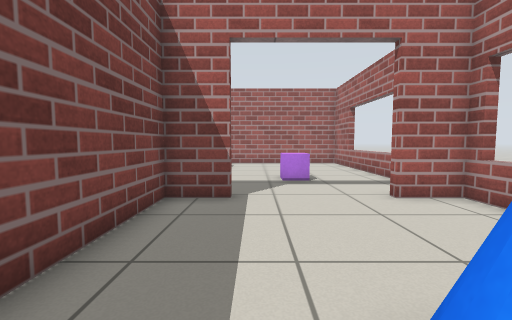
[1] (above)

17 first-person views from a walk through a robot-simulator world made for Gazebo. The camera is 0.72 m above the floor, tilts 4° down and sees 90° across. The floor is counted in squares, 0.5 m on a side. Each view is taken from the middle of a square. On the plan, view 1 faces up. The plan holds only what a view shows up to about 13 squares ahead; the rest is blank. Surface patterns are stand-ins for the level's own textures.

[2]
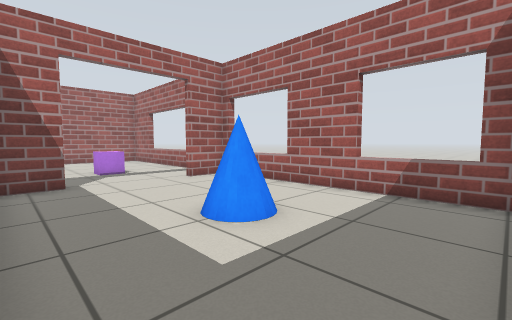

[3]
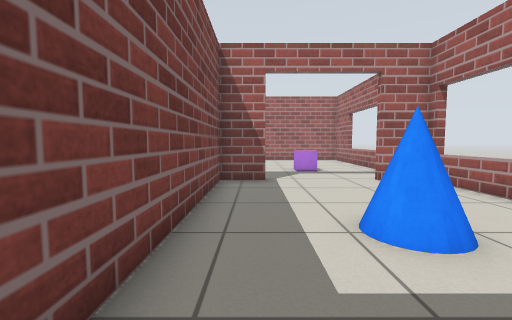

[4]
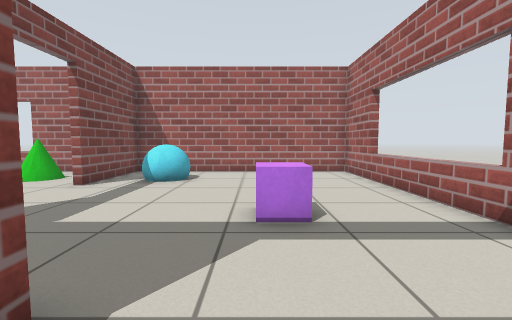

[5]
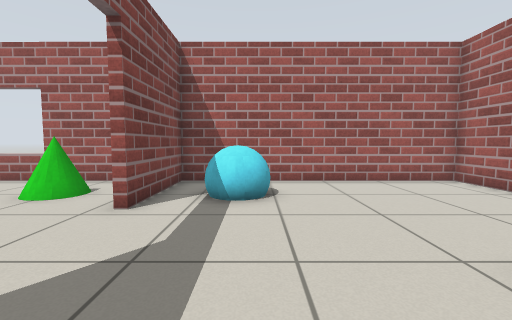

[6]
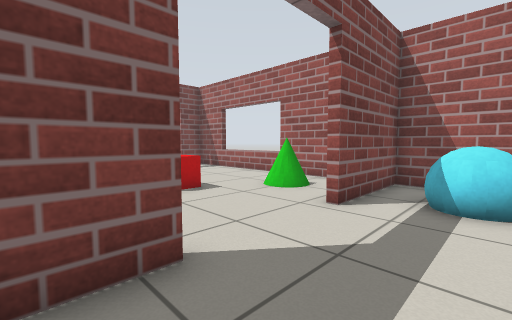

[7]
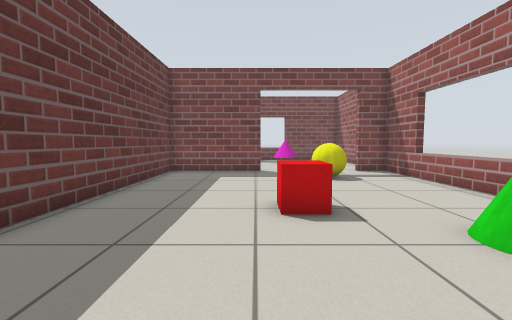

[8]
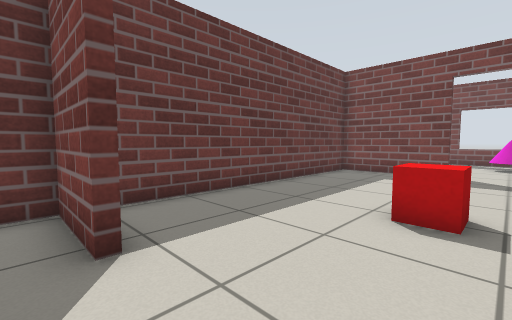

[9]
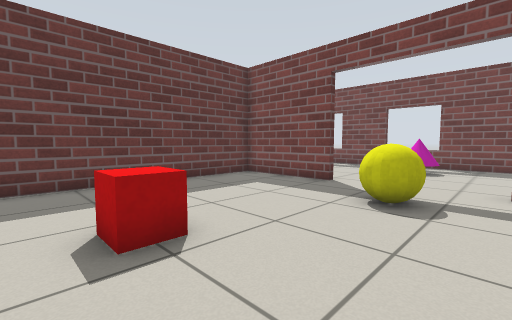

[10]
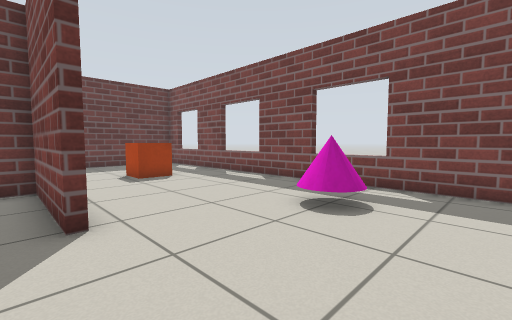

[11]
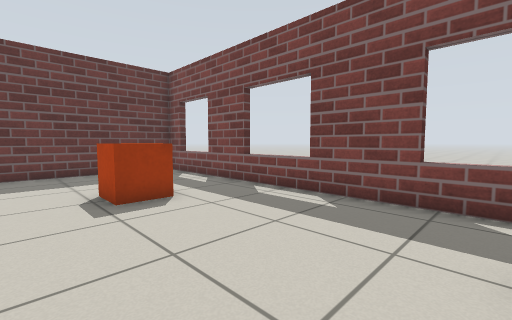

[12]
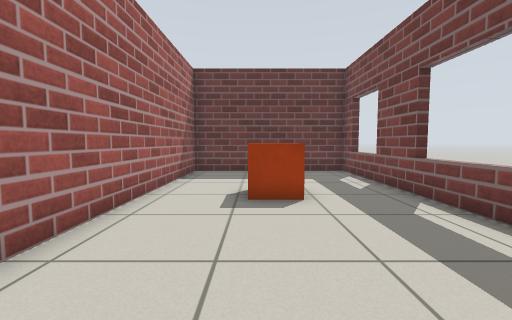

[13]
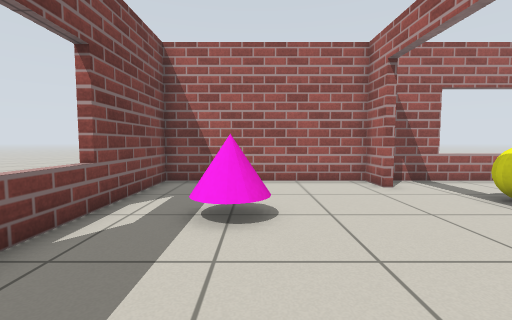

[14]
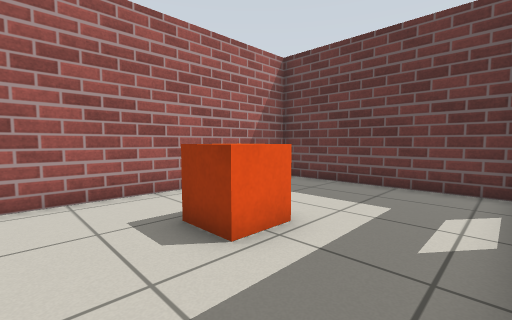

[15]
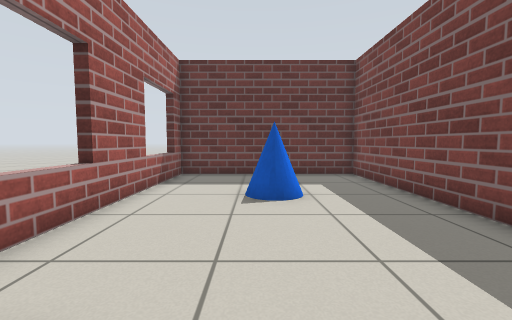

[16]
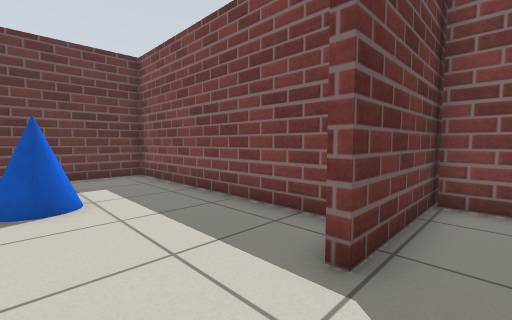

[17]
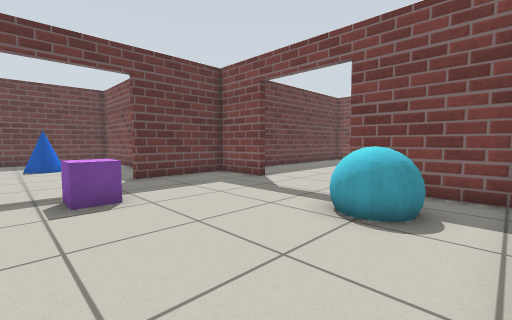

### Floor plan
Ten units are one square. View 1 is at (0, 0); x grows to the right and y downward. Boxes are objects, and circles mark ways between rooms. Rooms are numbered by the first view taken in them; rooms with no view inside come last. Other rooms are left out.
<svg viewBox="-253 -179 316 218">
<path fill="none" stroke="#000" d="M53 -28 58 -28M-6 -65 -23 -65 -23 34 54 34 54 -65 36 -65M58 -2 53 -2M53 25 58 25M58 -61 53 -61M-48 -96 -48 -69M58 -148 53 -148M54 -92 54 -174 -47 -174 -48 -134M-51 -68 -6 -68M-72 -174 -167 -174 -167 -160M-167 -112 -167 -68 -51 -68M-248 -106 -242 -106M-243 -134 -248 -134M-248 -50 -242 -50M-170 -160 -170 -174 -244 -174 -244 7 -170 7 -170 -91M-248 -4 -242 -4"/>
<rect x="5" y="-15" width="20" height="10" fill="#bbb"><title>cone</title></rect>
<rect x="-35" y="-165" width="20" height="30" fill="#bbb"><title>cyan ball</title></rect>
<rect x="5" y="-105" width="20" height="10" fill="#bbb"><title>purple box</title></rect>
<rect x="-155" y="-145" width="20" height="10" fill="#bbb"><title>yellow ball</title></rect>
<rect x="-105" y="-125" width="20" height="10" fill="#bbb"><title>red box</title></rect>
<rect x="-85" y="-155" width="20" height="10" fill="#bbb"><title>cone</title></rect>
<rect x="-225" y="-145" width="20" height="30" fill="#bbb"><title>cone</title></rect>
<rect x="-215" y="-55" width="20" height="10" fill="#bbb"><title>orange box</title></rect>
<circle cx="15" cy="-70" r="3" fill="#2a7"/>
<circle cx="-50" cy="-115" r="3" fill="#2a7"/>
<circle cx="-170" cy="-140" r="3" fill="#2a7"/>
<text x="10" y="-20">1</text>
<text x="0" y="-130">2</text>
<text x="-110" y="-130">3</text>
<text x="-210" y="-90">4</text>
</svg>
Room 1 opens to room 2. Room 2 opens to room 3. Room 3 opens to room 4.

Where each view was taken, in squares from view 1:
view 1: 0 up, 0 right, facing up
view 2: 3 down, 2 left, facing up-right
view 3: 3 down, 1 left, facing up
view 4: 5 up, 1 right, facing up
view 5: 8 up, 2 left, facing up
view 6: 8 up, 2 left, facing up-left
view 7: 11 up, 4 left, facing left
view 8: 13 up, 4 left, facing down-left
view 9: 16 up, 8 left, facing down-left
view 10: 16 up, 16 left, facing down-left
view 11: 12 up, 18 left, facing down-left
view 12: 12 up, 20 left, facing down
view 13: 8 up, 21 left, facing up
view 14: 8 up, 24 left, facing down-right
view 15: 8 up, 2 right, facing down
view 16: 8 up, 2 right, facing down-left
view 17: 17 up, 3 right, facing down-left
